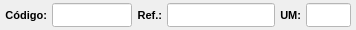
              <widget class="QWidget" name="widget_39" native="true">
               <property name="minimumSize">
                <size>
                 <width>0</width>
                 <height>0</height>
                </size>
               </property>
               <property name="maximumSize">
                <size>
                 <width>16777215</width>
                 <height>30</height>
                </size>
               </property>
               <property name="styleSheet">
                <string notr="true"/>
               </property>
               <layout class="QHBoxLayout" name="horizontalLayout_7">
                <property name="spacing">
                 <number>5</number>
                </property>
                <property name="leftMargin">
                 <number>5</number>
                </property>
                <property name="topMargin">
                 <number>3</number>
                </property>
                <property name="rightMargin">
                 <number>5</number>
                </property>
                <property name="bottomMargin">
                 <number>3</number>
                </property>
                <item>
                 <widget class="QLabel" name="label_62">
                  <property name="minimumSize">
                   <size>
                    <width>0</width>
                    <height>0</height>
                   </size>
                  </property>
                  <property name="maximumSize">
                   <size>
                    <width>60</width>
                    <height>16777215</height>
                   </size>
                  </property>
                  <property name="font">
                   <font>
                    <pointsize>8</pointsize>
                    <weight>75</weight>
                    <bold>true</bold>
                   </font>
                  </property>
                  <property name="text">
                   <string>Código:</string>
                  </property>
                  <property name="alignment">
                   <set>Qt::AlignRight|Qt::AlignTrailing|Qt::AlignVCenter</set>
                  </property>
                 </widget>
                </item>
                <item>
                 <widget class="QLineEdit" name="line_Codigo">
                  <property name="sizePolicy">
                   <sizepolicy hsizetype="Preferred" vsizetype="Preferred">
                    <horstretch>0</horstretch>
                    <verstretch>0</verstretch>
                   </sizepolicy>
                  </property>
                  <property name="minimumSize">
                   <size>
                    <width>0</width>
                    <height>0</height>
                   </size>
                  </property>
                  <property name="maximumSize">
                   <size>
                    <width>80</width>
                    <height>16777215</height>
                   </size>
                  </property>
                  <property name="font">
                   <font>
                    <pointsize>8</pointsize>
                   </font>
                  </property>
                  <property name="styleSheet">
                   <string notr="true">background-color: rgb(255, 255, 255);</string>
                  </property>
                  <property name="alignment">
                   <set>Qt::AlignCenter</set>
                  </property>
                 </widget>
                </item>
                <item>
                 <widget class="QLabel" name="label_63">
                  <property name="minimumSize">
                   <size>
                    <width>0</width>
                    <height>0</height>
                   </size>
                  </property>
                  <property name="maximumSize">
                   <size>
                    <width>30</width>
                    <height>16777215</height>
                   </size>
                  </property>
                  <property name="font">
                   <font>
                    <pointsize>8</pointsize>
                    <weight>75</weight>
                    <bold>true</bold>
                   </font>
                  </property>
                  <property name="text">
                   <string>Ref.:</string>
                  </property>
                  <property name="alignment">
                   <set>Qt::AlignRight|Qt::AlignTrailing|Qt::AlignVCenter</set>
                  </property>
                 </widget>
                </item>
                <item>
                 <widget class="QLineEdit" name="line_Referencia">
                  <property name="sizePolicy">
                   <sizepolicy hsizetype="Preferred" vsizetype="Preferred">
                    <horstretch>0</horstretch>
                    <verstretch>0</verstretch>
                   </sizepolicy>
                  </property>
                  <property name="minimumSize">
                   <size>
                    <width>0</width>
                    <height>0</height>
                   </size>
                  </property>
                  <property name="maximumSize">
                   <size>
                    <width>16777215</width>
                    <height>16777215</height>
                   </size>
                  </property>
                  <property name="font">
                   <font>
                    <pointsize>8</pointsize>
                   </font>
                  </property>
                  <property name="cursor">
                   <cursorShape>IBeamCursor</cursorShape>
                  </property>
                  <property name="styleSheet">
                   <string notr="true">background-color: rgb(255, 255, 255);</string>
                  </property>
                  <property name="inputMask">
                   <string/>
                  </property>
                  <property name="text">
                   <string/>
                  </property>
                  <property name="maxLength">
                   <number>20</number>
                  </property>
                  <property name="frame">
                   <bool>true</bool>
                  </property>
                  <property name="echoMode">
                   <enum>QLineEdit::Normal</enum>
                  </property>
                  <property name="alignment">
                   <set>Qt::AlignLeading|Qt::AlignLeft|Qt::AlignVCenter</set>
                  </property>
                 </widget>
                </item>
                <item>
                 <widget class="QLabel" name="label_30">
                  <property name="maximumSize">
                   <size>
                    <width>25</width>
                    <height>16777215</height>
                   </size>
                  </property>
                  <property name="font">
                   <font>
                    <pointsize>8</pointsize>
                    <weight>75</weight>
                    <bold>true</bold>
                   </font>
                  </property>
                  <property name="text">
                   <string>UM:</string>
                  </property>
                  <property name="alignment">
                   <set>Qt::AlignRight|Qt::AlignTrailing|Qt::AlignVCenter</set>
                  </property>
                 </widget>
                </item>
                <item>
                 <widget class="QLineEdit" name="line_UM">
                  <property name="sizePolicy">
                   <sizepolicy hsizetype="Preferred" vsizetype="Preferred">
                    <horstretch>0</horstretch>
                    <verstretch>0</verstretch>
                   </sizepolicy>
                  </property>
                  <property name="minimumSize">
                   <size>
                    <width>0</width>
                    <height>0</height>
                   </size>
                  </property>
                  <property name="maximumSize">
                   <size>
                    <width>45</width>
                    <height>16777215</height>
                   </size>
                  </property>
                  <property name="font">
                   <font>
                    <pointsize>8</pointsize>
                   </font>
                  </property>
                  <property name="styleSheet">
                   <string notr="true">background-color: rgb(255, 255, 255);</string>
                  </property>
                  <property name="alignment">
                   <set>Qt::AlignCenter</set>
                  </property>
                 </widget>
                </item>
               </layout>
              </widget>
